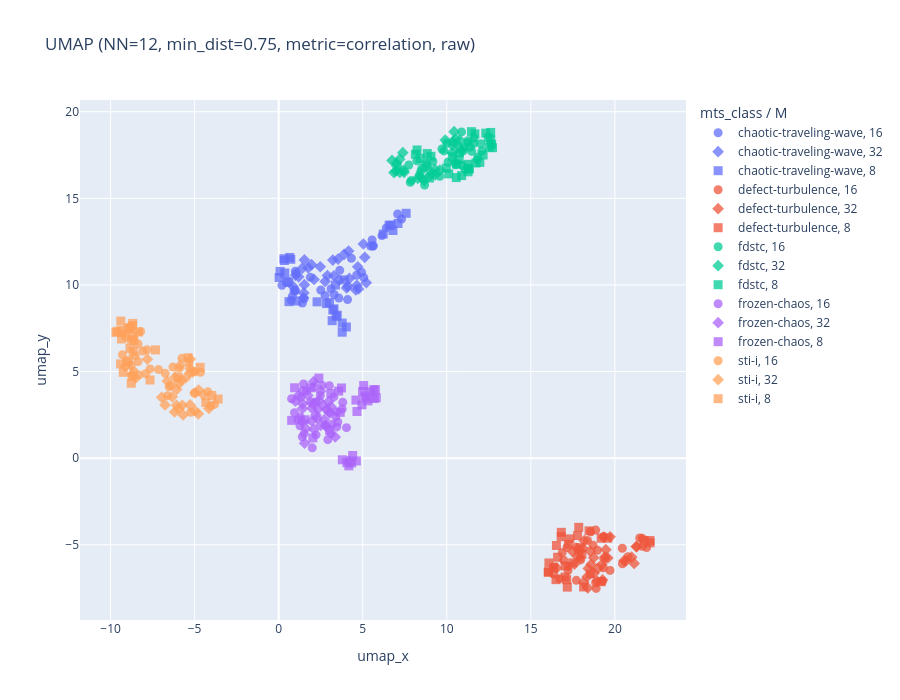

The cell this chart's notebook holds for it:
### Code cell
import plotly.express as px

# Interactive version of the chosen combo (emb_chosen / chosen_label from the cell above).
df_plot = meta_df.assign(
    umap_x=emb[:, 0],
    umap_y=emb[:, 1],
    M_str=meta_df["M"].astype(str),
    instance_str=meta_df["instance"].astype(str),
    dataset_paths_str=meta_df["dataset_paths"].astype(str),
)
fig = px.scatter(
    df_plot, x="umap_x", y="umap_y",
    color="mts_class",
    symbol="M_str",
    hover_data={
        "mts_class": True,
        "M": True,
        "T": True,
        "instance_str": True,
        "dataset_paths_str": False,
        "M_str": False,
        "umap_x": ":.2f",
        "umap_y": ":.2f",
    },
    title=f"UMAP (NN={n_neighbors}, min_dist={min_dist}, metric={metric}, {'scaled' if scaled else 'raw'})",
    width=900, height=700,
)
fig.update_traces(marker=dict(size=9, opacity=0.75))
fig.update_layout(legend=dict(title="mts_class / M"))
fig.show()

### Figure 1 — Plotly figure (JSON) as saved in the notebook; plotly's stock layout.template omitted (floating-point values rounded to 4 significant figures; data arrays with more than 128 entries replaced by an {"elided": "..."} marker saying what was removed)
{"data": [{"customdata": {"elided": "30x6 mixed values"}, "hovertemplate": "mts_class=%{customdata[0]}<br>umap_x=%{x:.2f}<br>umap_y=%{y:.2f}<br>M=%{customdata[1]}<br>T=%{customdata[2]}<br>instance_str=%{customdata[3]}<extra></extra>", "legendgroup": "chaotic-traveling-wave, 16", "marker": {"color": "#636efa", "opacity": 0.75, "size": 9, "symbol": "circle"}, "mode": "markers", "name": "chaotic-traveling-wave, 16", "orientation": "v", "showlegend": true, "type": "scatter", "x": [4.099, 1.412, 0.9905, 5.609, 0.9183, 0.8125, 5.627, 6.143, 2.504, 4.324, 3.298, 5.066, 0.1953, 2.76, 3.579, 4.637, 0.7558, 0.9799, 4.927, 1.037, 6.401, 7.076, 3.12, 3.634, 1.884, 1.514, 7.31, 5.468, 0.9916, 5.558], "xaxis": "x", "y": [9.153, 8.95, 9.714, 12.23, 9.665, 9.344, 12.27, 12.85, 9.7, 11.54, 9.447, 10.42, 9.984, 9.391, 9.243, 10.56, 9.109, 9.639, 10.73, 10.67, 13.29, 14.1, 9.776, 10.84, 10.44, 9.196, 13.8, 12.25, 10.79, 12.59], "yaxis": "y"}, {"customdata": {"elided": "30x6 mixed values"}, "hovertemplate": "mts_class=%{customdata[0]}<br>umap_x=%{x:.2f}<br>umap_y=%{y:.2f}<br>M=%{customdata[1]}<br>T=%{customdata[2]}<br>instance_str=%{customdata[3]}<extra></extra>", "legendgroup": "chaotic-traveling-wave, 32", "marker": {"color": "#636efa", "opacity": 0.75, "size": 9, "symbol": "diamond"}, "mode": "markers", "name": "chaotic-traveling-wave, 32", "orientation": "v", "showlegend": true, "type": "scatter", "x": [3.607, 1.495, 1.76, 5.214, 1.956, 1.003, 1.477, 4.703, 4.114, 3.221, 4.04, 0.826, 4.65, 4.75, 4.59, 3.287, 5.12, 1.189, 2.473, 4.207, 2.105, 3.893, 1.532, 4.161, 5.036, 3.532, 1.394, 2.766, 2.9, 1.528], "xaxis": "x", "y": [10.28, 9.538, 10.98, 10.12, 11.17, 10.56, 9.259, 11.04, 9.933, 11.43, 9.822, 9.944, 9.981, 9.767, 9.706, 10.53, 11.59, 10.47, 11.05, 10.37, 10.32, 11.77, 11.44, 11.95, 12.36, 11.49, 10.95, 10.2, 10.54, 10.01], "yaxis": "y"}, {"customdata": {"elided": "30x6 mixed values"}, "hovertemplate": "mts_class=%{customdata[0]}<br>umap_x=%{x:.2f}<br>umap_y=%{y:.2f}<br>M=%{customdata[1]}<br>T=%{customdata[2]}<br>instance_str=%{customdata[3]}<extra></extra>", "legendgroup": "chaotic-traveling-wave, 8", "marker": {"color": "#636efa", "opacity": 0.75, "size": 9, "symbol": "square"}, "mode": "markers", "name": "chaotic-traveling-wave, 8", "orientation": "v", "showlegend": true, "type": "scatter", "x": [3.483, 3.375, 6.798, 3.181, 0.3331, 0.4865, 0.6542, 6.569, 6.667, 0.02778, 3.779, 0.6132, 3.224, 3.412, 0.5914, 7.098, 0.08406, 3.291, 2.284, 2.841, 0.3639, 7.583, 0.3147, 3.899, 1.082, 3.78, 6.221, 4.029, 0.7212, 3.027], "xaxis": "x", "y": [8.255, 9.991, 13.14, 7.936, 11.41, 10.2, 11.59, 13.45, 13.45, 10.43, 7.271, 9.036, 8.547, 8.18, 10.14, 13.55, 10.78, 8.62, 9.025, 8.921, 10.69, 14.13, 11.51, 10.29, 9.071, 7.798, 12.94, 7.573, 11.48, 8.983], "yaxis": "y"}, {"customdata": {"elided": "30x6 mixed values"}, "hovertemplate": "mts_class=%{customdata[0]}<br>umap_x=%{x:.2f}<br>umap_y=%{y:.2f}<br>M=%{customdata[1]}<br>T=%{customdata[2]}<br>instance_str=%{customdata[3]}<extra></extra>", "legendgroup": "defect-turbulence, 16", "marker": {"color": "#EF553B", "opacity": 0.75, "size": 9, "symbol": "circle"}, "mode": "markers", "name": "defect-turbulence, 16", "orientation": "v", "showlegend": true, "type": "scatter", "x": [18.7, 16.96, 17.94, 19.31, 19.33, 16.72, 17.23, 20.44, 17.71, 18.96, 17.21, 16.86, 17.15, 18.86, 18.56, 18.37, 16.35, 16.37, 17.96, 17.69, 21.89, 18.86, 18.89, 19.71, 20.45, 21.63, 20.78, 19.27, 21.62, 21.48], "xaxis": "x", "y": [-5.026, -5.893, -5.762, -6.334, -4.519, -6.962, -6.257, -5.2, -7.052, -5.314, -6.489, -5.456, -5.151, -4.155, -4.248, -4.748, -6.691, -6.265, -5.875, -5.139, -5.163, -7.195, -7.518, -6.479, -6.096, -4.629, -5.691, -7.11, -5.089, -4.605], "yaxis": "y"}, {"customdata": {"elided": "30x6 mixed values"}, "hovertemplate": "mts_class=%{customdata[0]}<br>umap_x=%{x:.2f}<br>umap_y=%{y:.2f}<br>M=%{customdata[1]}<br>T=%{customdata[2]}<br>instance_str=%{customdata[3]}<extra></extra>", "legendgroup": "defect-turbulence, 32", "marker": {"color": "#EF553B", "opacity": 0.75, "size": 9, "symbol": "diamond"}, "mode": "markers", "name": "defect-turbulence, 32", "orientation": "v", "showlegend": true, "type": "scatter", "x": [18.58, 18.99, 19.46, 18.35, 18.14, 18.75, 18.42, 19.41, 19.58, 19.22, 17.49, 18.53, 17.59, 16.54, 18.18, 19.71, 19.34, 18.1, 17.78, 18.74, 19.27, 21.0, 20.54, 18.94, 21.3, 19.39, 20.67, 21.27, 18.39, 21.15], "xaxis": "x", "y": [-6.133, -6.365, -5.282, -6.845, -7.169, -6.638, -6.37, -5.696, -5.763, -6.144, -5.398, -5.378, -6.115, -6.338, -4.764, -4.542, -4.561, -5.2, -5.669, -5.744, -7.028, -5.714, -5.916, -7.103, -5.106, -5.813, -5.929, -5.107, -7.49, -6.074], "yaxis": "y"}, {"customdata": {"elided": "30x6 mixed values"}, "hovertemplate": "mts_class=%{customdata[0]}<br>umap_x=%{x:.2f}<br>umap_y=%{y:.2f}<br>M=%{customdata[1]}<br>T=%{customdata[2]}<br>instance_str=%{customdata[3]}<extra></extra>", "legendgroup": "defect-turbulence, 8", "marker": {"color": "#EF553B", "opacity": 0.75, "size": 9, "symbol": "square"}, "mode": "markers", "name": "defect-turbulence, 8", "orientation": "v", "showlegend": true, "type": "scatter", "x": [17.93, 17.24, 16.36, 16.5, 22.09, 17.05, 16.04, 19.58, 17.49, 17.84, 16.81, 16.8, 18.46, 16.59, 17.32, 16.04, 16.52, 17.04, 17.78, 17.85, 21.74, 17.13, 19.19, 19.19, 16.07, 22.09, 18.53, 17.17, 18.14, 18.03], "xaxis": "x", "y": [-5.167, -4.969, -6.331, -7.013, -4.886, -6.222, -6.571, -4.617, -6.041, -5.309, -4.282, -4.531, -4.197, -5.72, -4.658, -6.584, -5.043, -6.863, -4.47, -3.994, -4.756, -7.018, -4.621, -7.134, -6.051, -4.756, -6.686, -7.445, -7.437, -5.557], "yaxis": "y"}, {"customdata": {"elided": "30x6 mixed values"}, "hovertemplate": "mts_class=%{customdata[0]}<br>umap_x=%{x:.2f}<br>umap_y=%{y:.2f}<br>M=%{customdata[1]}<br>T=%{customdata[2]}<br>instance_str=%{customdata[3]}<extra></extra>", "legendgroup": "fdstc, 16", "marker": {"color": "#00cc96", "opacity": 0.75, "size": 9, "symbol": "circle"}, "mode": "markers", "name": "fdstc, 16", "orientation": "v", "showlegend": true, "type": "scatter", "x": [10.08, 10.53, 11.48, 11.26, 9.712, 9.831, 11.24, 9.999, 10.98, 10.93, 11.61, 10.88, 11.03, 11.09, 11.62, 11.4, 12.09, 11.85, 11.82, 12.02, 8.518, 7.829, 8.353, 7.898, 8.449, 8.681, 9.171, 9.585, 7.742, 8.218], "xaxis": "x", "y": [17.09, 16.93, 17.71, 18.32, 17.85, 17.74, 18.2, 18.18, 17.74, 16.89, 18.18, 18.83, 17.94, 16.66, 18.48, 17.96, 17.72, 17.38, 17.23, 18.15, 16.74, 15.93, 16.31, 16.03, 16.54, 15.77, 17.13, 16.27, 16.92, 17.17], "yaxis": "y"}, {"customdata": {"elided": "30x6 mixed values"}, "hovertemplate": "mts_class=%{customdata[0]}<br>umap_x=%{x:.2f}<br>umap_y=%{y:.2f}<br>M=%{customdata[1]}<br>T=%{customdata[2]}<br>instance_str=%{customdata[3]}<extra></extra>", "legendgroup": "fdstc, 32", "marker": {"color": "#00cc96", "opacity": 0.75, "size": 9, "symbol": "diamond"}, "mode": "markers", "name": "fdstc, 32", "orientation": "v", "showlegend": true, "type": "scatter", "x": [9.313, 8.973, 8.791, 9.054, 8.279, 8.76, 9.301, 9.593, 8.52, 8.659, 10.43, 9.909, 10.35, 10.53, 10.77, 10.5, 10.31, 10.69, 10.86, 10.36, 7.039, 7.439, 7.014, 6.861, 7.464, 7.212, 6.979, 6.741, 7.197, 7.385], "xaxis": "x", "y": [16.66, 16.61, 16.87, 16.35, 16.15, 17.04, 16.35, 16.62, 16.16, 16.03, 18.85, 18.36, 18.05, 18.44, 18.35, 17.09, 17.63, 18.03, 17.75, 18.26, 16.85, 16.61, 17.02, 16.48, 16.5, 16.49, 16.58, 17.18, 17.26, 17.63], "yaxis": "y"}, {"customdata": {"elided": "30x6 mixed values"}, "hovertemplate": "mts_class=%{customdata[0]}<br>umap_x=%{x:.2f}<br>umap_y=%{y:.2f}<br>M=%{customdata[1]}<br>T=%{customdata[2]}<br>instance_str=%{customdata[3]}<extra></extra>", "legendgroup": "fdstc, 8", "marker": {"color": "#00cc96", "opacity": 0.75, "size": 9, "symbol": "square"}, "mode": "markers", "name": "fdstc, 8", "orientation": "v", "showlegend": true, "type": "scatter", "x": [10.88, 11.73, 10.75, 11.67, 11.27, 10.73, 11.26, 10.59, 11.47, 12.61, 12.46, 12.52, 12.72, 11.34, 11.31, 12.61, 12.67, 12.32, 11.97, 12.16, 8.133, 8.838, 10.57, 8.416, 8.231, 10.33, 9.969, 8.97, 9.058, 10.12], "xaxis": "x", "y": [16.31, 17.04, 17.62, 18.72, 16.53, 17.24, 16.96, 16.97, 18.85, 18.8, 18.5, 17.95, 17.92, 16.69, 16.73, 18.38, 18.12, 18.76, 17.07, 17.5, 17.54, 17.58, 16.2, 17.3, 17.79, 17.41, 16.74, 16.17, 17.43, 16.41], "yaxis": "y"}, {"customdata": {"elided": "30x6 mixed values"}, "hovertemplate": "mts_class=%{customdata[0]}<br>umap_x=%{x:.2f}<br>umap_y=%{y:.2f}<br>M=%{customdata[1]}<br>T=%{customdata[2]}<br>instance_str=%{customdata[3]}<extra></extra>", "legendgroup": "frozen-chaos, 16", "marker": {"color": "#ab63fa", "opacity": 0.75, "size": 9, "symbol": "circle"}, "mode": "markers", "name": "frozen-chaos, 16", "orientation": "v", "showlegend": true, "type": "scatter", "x": [4.183, 2.101, 1.147, 3.28, 0.9417, 4.034, 1.296, 1.27, 2.223, 1.48, 2.474, 3.811, 1.403, 2.579, 3.458, 1.999, 3.435, 2.217, 1.332, 3.78, 3.514, 1.435, 2.924, 0.7687, 3.156, 3.394, 3.117, 1.516, 1.673, 3.014], "xaxis": "x", "y": [-0.1271, 4.117, 2.221, 3.537, 2.626, 1.758, 2.356, 1.873, 1.34, 4.283, 3.616, 3.223, 1.231, 4.197, 1.802, 0.5944, 2.675, 3.239, 3.536, 2.838, 2.087, 3.905, 1.067, 3.432, 1.946, 2.385, 1.419, 1.418, 3.889, 4.183], "yaxis": "y"}, {"customdata": {"elided": "30x6 mixed values"}, "hovertemplate": "mts_class=%{customdata[0]}<br>umap_x=%{x:.2f}<br>umap_y=%{y:.2f}<br>M=%{customdata[1]}<br>T=%{customdata[2]}<br>instance_str=%{customdata[3]}<extra></extra>", "legendgroup": "frozen-chaos, 32", "marker": {"color": "#ab63fa", "opacity": 0.75, "size": 9, "symbol": "diamond"}, "mode": "markers", "name": "frozen-chaos, 32", "orientation": "v", "showlegend": true, "type": "scatter", "x": [1.741, 3.052, 3.365, 1.908, 2.219, 2.98, 2.078, 2.503, 2.331, 1.414, 2.651, 2.715, 1.4, 3.001, 2.089, 1.964, 1.978, 1.543, 2.846, 3.111, 2.85, 2.395, 2.27, 2.783, 1.617, 2.066, 2.503, 1.432, 0.9943, 1.177], "xaxis": "x", "y": [3.623, 2.613, 1.221, 3.224, 2.489, 3.27, 4.417, 3.865, 2.827, 2.861, 3.03, 2.228, 2.103, 2.651, 1.656, 2.157, 2.887, 0.8668, 1.81, 2.972, 2.815, 3.327, 2.313, 1.888, 1.71, 3.171, 1.896, 3.144, 3.288, 3.614], "yaxis": "y"}, {"customdata": {"elided": "30x6 mixed values"}, "hovertemplate": "mts_class=%{customdata[0]}<br>umap_x=%{x:.2f}<br>umap_y=%{y:.2f}<br>M=%{customdata[1]}<br>T=%{customdata[2]}<br>instance_str=%{customdata[3]}<extra></extra>", "legendgroup": "frozen-chaos, 8", "marker": {"color": "#ab63fa", "opacity": 0.75, "size": 9, "symbol": "square"}, "mode": "markers", "name": "frozen-chaos, 8", "orientation": "v", "showlegend": true, "type": "scatter", "x": [5.201, 2.391, 4.953, 4.623, 4.335, 5.307, 2.031, 3.736, 5.652, 5.808, 5.45, 4.175, 5.755, 1.56, 3.101, 4.056, 5.681, 3.662, 4.596, 4.993, 5.057, 3.569, 1.905, 0.9459, 4.658, 5.123, 3.787, 3.028, 0.7728, 4.401], "xaxis": "x", "y": [3.465, 4.621, 3.079, -0.1617, -0.2764, 3.305, 1.164, 4.051, 3.951, 3.484, 3.83, -0.4452, 3.953, 2.217, 3.729, -0.2586, 3.439, 2.645, 3.352, 3.849, 4.191, 3.872, 4.063, 4.062, 2.693, 3.591, -0.09499, 1.585, 2.181, 0.1529], "yaxis": "y"}, {"customdata": {"elided": "30x6 mixed values"}, "hovertemplate": "mts_class=%{customdata[0]}<br>umap_x=%{x:.2f}<br>umap_y=%{y:.2f}<br>M=%{customdata[1]}<br>T=%{customdata[2]}<br>instance_str=%{customdata[3]}<extra></extra>", "legendgroup": "sti-i, 16", "marker": {"color": "#FFA15A", "opacity": 0.75, "size": 9, "symbol": "circle"}, "mode": "markers", "name": "sti-i, 16", "orientation": "v", "showlegend": true, "type": "scatter", "x": [-8.088, -7.825, -4.654, -6.423, -4.982, -4.213, -8.363, -7.916, -5.91, -5.237, -8.213, -7.65, -8.776, -8.366, -8.535, -9.253, -9.293, -5.757, -9.061, -5.338, -6.291, -4.056, -6.612, -3.817, -8.323, -6.751, -5.024, -8.627, -6.515, -7.146], "xaxis": "x", "y": [6.18, 6.254, 4.954, 4.199, 4.991, 3.827, 5.573, 4.871, 5.181, 2.652, 7.308, 5.151, 5.361, 6.591, 5.916, 7.175, 5.968, 5.763, 6.982, 5.495, 5.258, 3.018, 3.599, 3.103, 4.809, 4.894, 3.754, 5.015, 4.117, 5.111], "yaxis": "y"}, {"customdata": {"elided": "30x6 mixed values"}, "hovertemplate": "mts_class=%{customdata[0]}<br>umap_x=%{x:.2f}<br>umap_y=%{y:.2f}<br>M=%{customdata[1]}<br>T=%{customdata[2]}<br>instance_str=%{customdata[3]}<extra></extra>", "legendgroup": "sti-i, 32", "marker": {"color": "#FFA15A", "opacity": 0.75, "size": 9, "symbol": "diamond"}, "mode": "markers", "name": "sti-i, 32", "orientation": "v", "showlegend": true, "type": "scatter", "x": [-8.51, -8.724, -5.275, -4.47, -7.813, -5.685, -5.73, -4.155, -6.157, -5.11, -4.964, -5.271, -5.279, -5.531, -9.115, -6.628, -5.787, -5.86, -5.258, -5.928, -6.193, -6.961, -6.082, -6.067, -6.326, -5.948, -4.754, -4.979, -4.779, -6.759], "xaxis": "x", "y": [4.625, 4.828, 3.078, 3.643, 5.714, 2.495, 3.05, 2.865, 4.691, 4.966, 3.768, 4.952, 5.185, 4.631, 5.292, 4.453, 4.512, 5.353, 5.717, 4.295, 2.663, 3.512, 3.049, 3.961, 3.538, 2.852, 3.932, 2.724, 2.558, 3.074], "yaxis": "y"}, {"customdata": {"elided": "30x6 mixed values"}, "hovertemplate": "mts_class=%{customdata[0]}<br>umap_x=%{x:.2f}<br>umap_y=%{y:.2f}<br>M=%{customdata[1]}<br>T=%{customdata[2]}<br>instance_str=%{customdata[3]}<extra></extra>", "legendgroup": "sti-i, 8", "marker": {"color": "#FFA15A", "opacity": 0.75, "size": 9, "symbol": "square"}, "mode": "markers", "name": "sti-i, 8", "orientation": "v", "showlegend": true, "type": "scatter", "x": [-8.841, -8.341, -7.329, -8.678, -4.335, -8.769, -8.848, -9.61, -8.718, -8.654, -9.681, -3.601, -8.757, -8.607, -8.711, -9.044, -9.245, -9.385, -4.672, -5.383, -8.931, -9.346, -8.959, -8.691, -8.841, -9.392, -7.653, -3.978, -9.403, -5.991], "xaxis": "x", "y": [7.48, 7.281, 6.25, 7.779, 3.21, 4.323, 6.332, 7.321, 4.715, 6.154, 7.257, 3.413, 6.837, 6.8, 7.653, 5.539, 4.958, 7.371, 5.241, 5.793, 5.634, 6.878, 7.468, 7.033, 7.548, 7.912, 4.512, 3.619, 5.442, 4.658], "yaxis": "y"}], "layout": {"height": 700, "legend": {"title": {"text": "mts_class / M"}, "tracegroupgap": 0}, "title": {"text": "UMAP (NN=12, min_dist=0.75, metric=correlation, raw)"}, "width": 900, "xaxis": {"anchor": "y", "domain": [0, 1], "title": {"text": "umap_x"}}, "yaxis": {"anchor": "x", "domain": [0, 1], "title": {"text": "umap_y"}}}}
